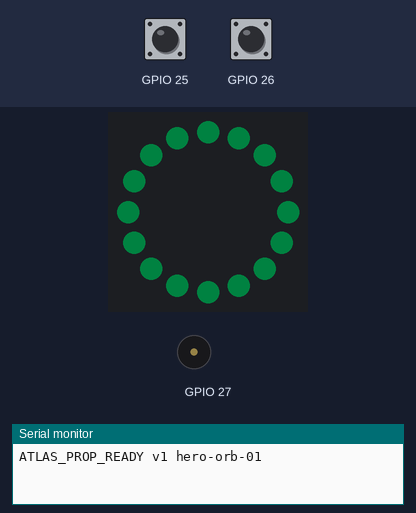
The program below on a simulated ESP32. Parts: 16 RGB LEDs in a ring, first at the top, clockwise, buzzer (waves = sounding), the last lines printed to the serial monitor. Inputs (shaded band) come from the test bench; at power-on: GPIO 25 HIGH, GPIO 26 HIGH. Dim RGB values are drawn brighter than linear.

Above: at 1.2 s.
1.3 s: GPIO 25 pulled LOW for 0.15 s
At 1.49 s:
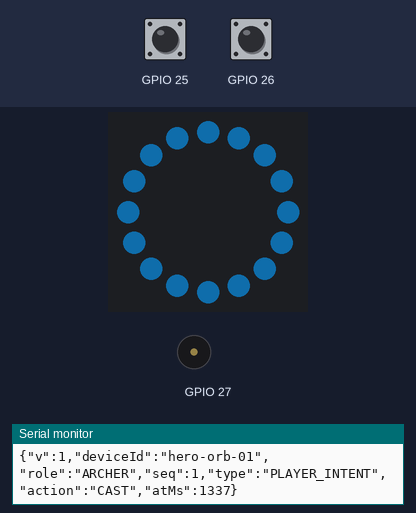
3.0 s: GPIO 26 pulled LOW for 0.15 s
At 3.12 s:
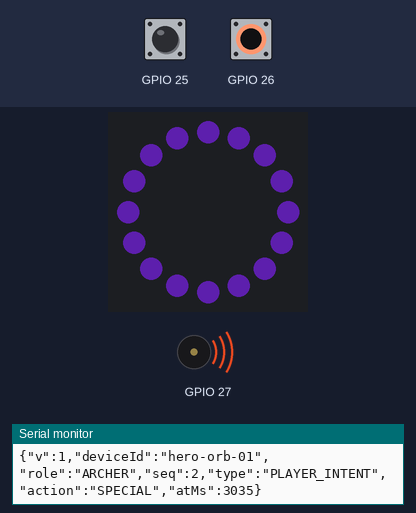
4.7 s: GPIO 26 pulled LOW for 1 s
At 4.75 s:
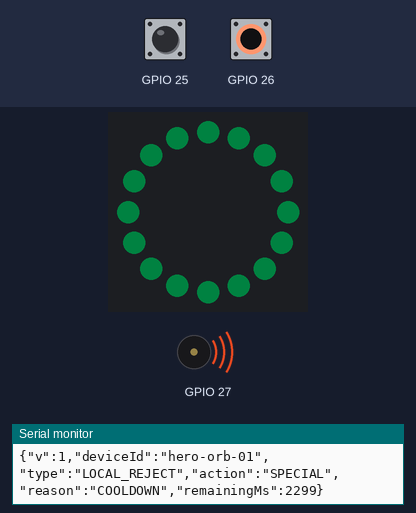
7.2 s: GPIO 25 pulsed LOW 2 times (0.12 s each, 0.3 s apart)
At 7.25 s:
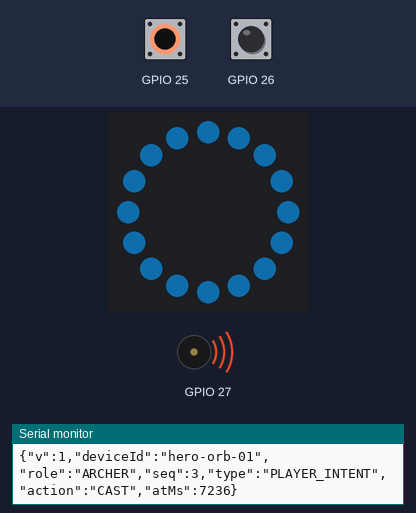
Timing chart, 0 to 10.2 s (numbered marks = the images above; inputs shaded):
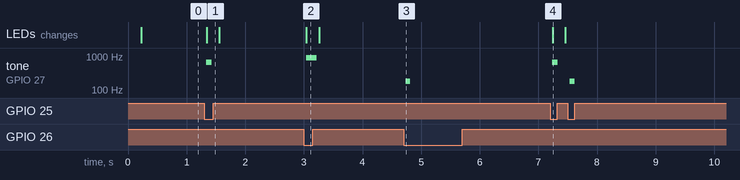

Measured:
- after the input at 1.3 s, tone on GPIO 27: silent → 660 Hz at once, → silent 0.09 s later; the LEDs: change at once (image 1)
- after the input at 3.0 s, tone on GPIO 27: silent → 880 Hz at once, → silent 0.18 s later; the LEDs: change at once (image 2)
- after the input at 4.7 s, tone on GPIO 27: silent → 180 Hz at once, → silent 0.08 s later
- after the input at 7.2 s, tone on GPIO 27: silent → 660 Hz at once, → silent 0.09 s later, → 180 Hz 0.21 s later, → silent 0.08 s later; the LEDs: change at once (image 4)

The program:

main.cpp
```cpp
#include <Arduino.h>
#include <Adafruit_NeoPixel.h>

namespace Pins {
constexpr uint8_t CastButton = 25;
constexpr uint8_t SpecialButton = 26;
constexpr uint8_t LedRing = 18;
constexpr uint8_t Buzzer = 27;
}

namespace Timing {
constexpr uint32_t DebounceMs = 35;
constexpr uint32_t CastCooldownMs = 700;
constexpr uint32_t SpecialCooldownMs = 4000;
}

struct ButtonState {
  explicit ButtonState(uint8_t buttonPin) : pin(buttonPin) {}

  uint8_t pin;
  bool stable = HIGH;
  bool previousReading = HIGH;
  uint32_t changedAt = 0;
};

Adafruit_NeoPixel ring(16, Pins::LedRing, NEO_GRB + NEO_KHZ800);
ButtonState castButton{Pins::CastButton};
ButtonState specialButton{Pins::SpecialButton};

uint32_t sequenceNumber = 0;
uint32_t lastCastAt = 0;
uint32_t lastSpecialAt = 0;

void setRing(uint8_t red, uint8_t green, uint8_t blue) {
  for (uint16_t pixel = 0; pixel < ring.numPixels(); pixel++) {
    ring.setPixelColor(pixel, ring.Color(red, green, blue));
  }
  ring.show();
}

void emitEvent(const char *action, uint32_t now) {
  Serial.printf(
      "{\"v\":1,\"deviceId\":\"hero-orb-01\",\"role\":\"ARCHER\","
      "\"seq\":%lu,\"type\":\"PLAYER_INTENT\",\"action\":\"%s\",\"atMs\":%lu}\n",
      static_cast<unsigned long>(++sequenceNumber), action,
      static_cast<unsigned long>(now));
}

void acceptAction(const char *action, uint32_t now, bool special) {
  if (special) {
    setRing(88, 30, 160);
    tone(Pins::Buzzer, 880, 180);
  } else {
    setRing(15, 95, 150);
    tone(Pins::Buzzer, 660, 90);
  }
  emitEvent(action, now);
}

void rejectCooldown(const char *action, uint32_t remainingMs) {
  setRing(120, 12, 8);
  tone(Pins::Buzzer, 180, 80);
  Serial.printf(
      "{\"v\":1,\"deviceId\":\"hero-orb-01\",\"type\":\"LOCAL_REJECT\","
      "\"action\":\"%s\",\"reason\":\"COOLDOWN\",\"remainingMs\":%lu}\n",
      action, static_cast<unsigned long>(remainingMs));
}

bool pressed(ButtonState &button, uint32_t now) {
  const bool reading = digitalRead(button.pin);
  if (reading != button.previousReading) {
    button.changedAt = now;
    button.previousReading = reading;
  }

  if (now - button.changedAt >= Timing::DebounceMs && reading != button.stable) {
    button.stable = reading;
    return button.stable == LOW;
  }
  return false;
}

void setup() {
  Serial.begin(115200);
  pinMode(Pins::CastButton, INPUT_PULLUP);
  pinMode(Pins::SpecialButton, INPUT_PULLUP);
  pinMode(Pins::Buzzer, OUTPUT);

  ring.begin();
  ring.setBrightness(80);
  setRing(0, 35, 18);

  Serial.println("ATLAS_PROP_READY v1 hero-orb-01");
}

void loop() {
  const uint32_t now = millis();

  if (pressed(castButton, now)) {
    const uint32_t elapsed = now - lastCastAt;
    if (lastCastAt == 0 || elapsed >= Timing::CastCooldownMs) {
      lastCastAt = now;
      acceptAction("CAST", now, false);
    } else {
      rejectCooldown("CAST", Timing::CastCooldownMs - elapsed);
    }
  }

  if (pressed(specialButton, now)) {
    const uint32_t elapsed = now - lastSpecialAt;
    if (lastSpecialAt == 0 || elapsed >= Timing::SpecialCooldownMs) {
      lastSpecialAt = now;
      acceptAction("SPECIAL", now, true);
    } else {
      rejectCooldown("SPECIAL", Timing::SpecialCooldownMs - elapsed);
    }
  }

  if (now - lastCastAt > 220 && now - lastSpecialAt > 220) {
    setRing(0, 20, 10);
  }

  delay(2);
}
```
